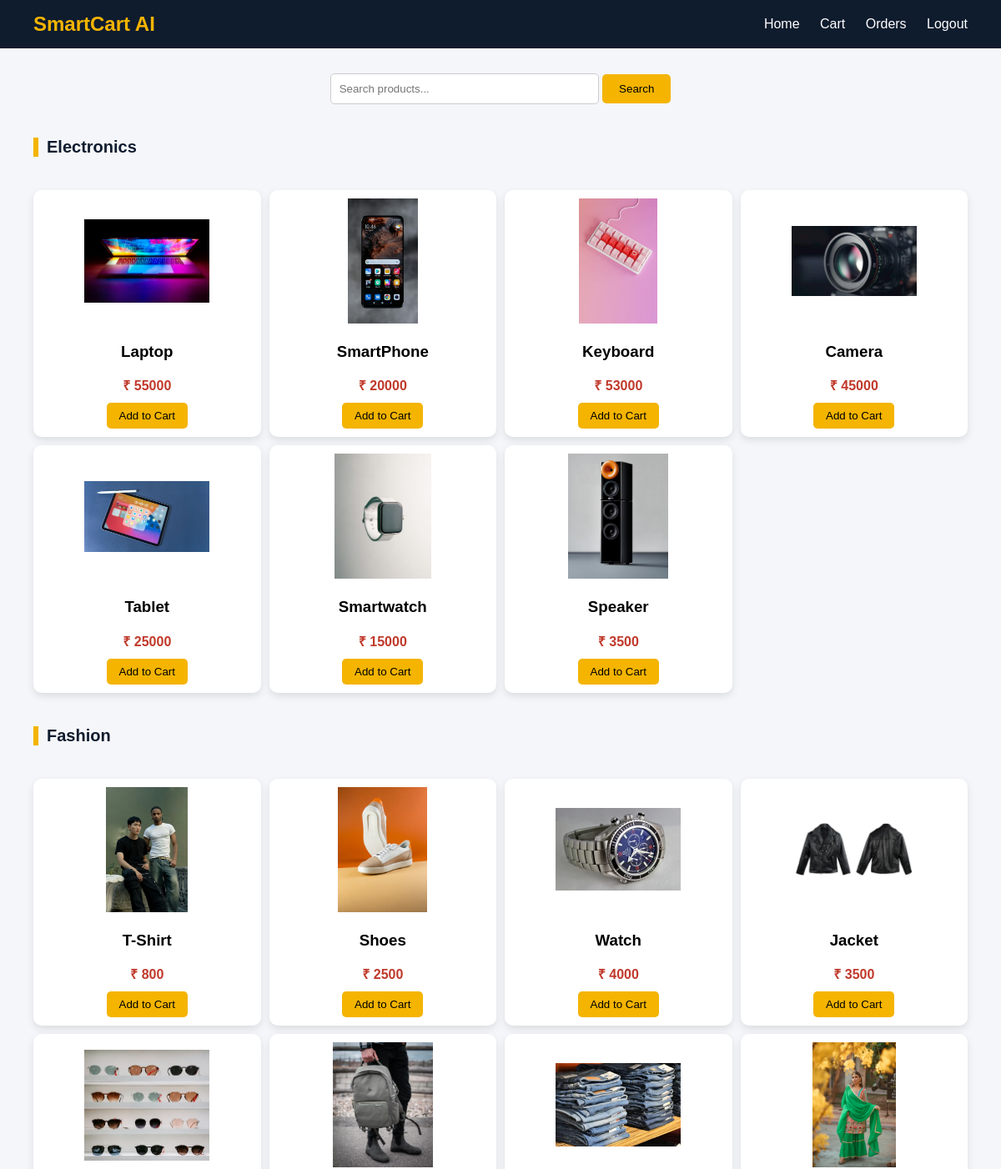
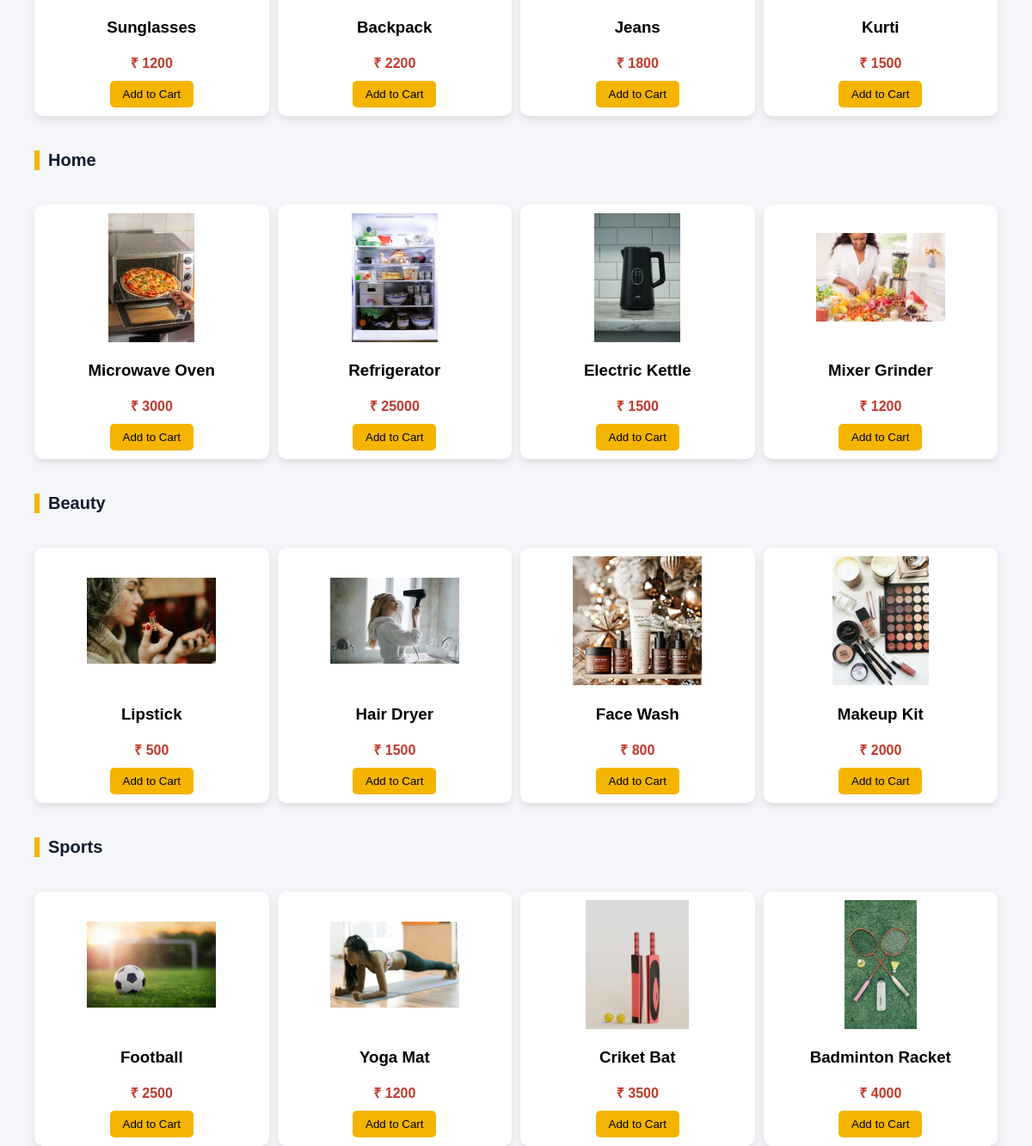
The page / on the database its author committed (2 pictures, top to bottom).
### tables this page shows
CREATE TABLE products (
        id INTEGER PRIMARY KEY AUTOINCREMENT,
        name TEXT,
        price INTEGER,
        image TEXT,
        category TEXT
    );

### app.py (the view, shortened to what this page needs)
@app.route('/')
def home():
    conn = sqlite3.connect(DATABASE)
    c = conn.cursor()
    c.execute("SELECT * FROM products")
    products = c.fetchall()
    recommended_products = []
    conn.close()
    return render_template(
        "home.html",
        products=products,
        recommended_products=recommended_products
    )

### templates/home.html (shortened to what this page needs)
<!DOCTYPE html>
<html>
<head>
</head>
<body>
<div class="navbar">
    <h2>SmartCart AI</h2>
    <div class="nav-links">
        <a href="/">Home</a>
        <a href="/cart">Cart</a>
        <a href="/orders">Orders</a>
        <a href="/logout">Logout</a>
    </div>
</div>
<div class="search-box">
    <form action="/search" method="GET">
        <input type="text" name="search" placeholder="Search products...">
        <button type="submit">Search</button>
    </form>
</div>
{% for category in products|map(attribute=4)|unique %}
<div class="category-title">
    {{ category|capitalize }}
</div>
<div class="products">
    {% for product in products %}
        {% if product[4] == category %}
        <div class="card">
            <img src="{{ url_for('static', filename=product[3]) }}">
            <h3>{{ product[1] }}</h3>
            <div class="price">₹ {{ product[2] }}</div>
            <a href="/add_to_cart/{{ product[0] }}">
                <button class="btn">Add to Cart</button>
            </a>
        </div>
        {% endif %}
    {% endfor %}
</div>
{% endfor %}
</body>
</html>

### templates/home.html (style rules this page uses)
body { margin: 0; font-family: Arial, sans-serif; background: #f5f6fa; }
.navbar { background: #0f1c2e; padding: 15px 40px; color: white; display: flex; justify-content: space-between; align-items: center; }
.navbar h2 { margin: 0; color: #f4b400; }
.nav-links a { color: white; margin-left: 20px; text-decoration: none; }
.search-box { text-align: center; margin: 30px 0; }
.search-box input { width: 300px; padding: 10px; border-radius: 5px; border: 1px solid #ccc; }
.search-box button { padding: 10px 20px; background: #f4b400; border: none; border-radius: 5px; cursor: pointer; }
.category-title { margin: 40px; font-size: 20px; font-weight: bold; color: #0f1c2e; border-left: 6px solid #f4b400; padding-left: 10px; }
.products { display: grid; grid-template-columns: repeat(auto-fill, minmax(220px, 1fr)); gap: 10px; padding: 0 40px; }
.card { background: white; border-radius: 10px; padding: 10px; text-align: center; box-shadow: 0 4px 10px rgba(0,0,0,0.1); transition: all 0.3s ease; }
.card img { width: 150px; height: 150px; object-fit: contain; }
.price { color: #c0392b; font-weight: bold; }
.btn { background: #f4b400; padding: 8px 15px; border: none; border-radius: 5px; cursor: pointer; margin-top: 10px; }

### rows shown on the page
products: category "Electronics", image (picture), name "Laptop", price "55000"
products: image (picture), name "SmartPhone", price "20000"
products: image (picture), name "Keyboard", price "53000"
products: image (picture), name "Camera", price "45000"
products: image (picture), name "Tablet", price "25000"
products: image (picture), name "Smartwatch", price "15000"
products: image (picture), name "Speaker", price "3500"
products: category "Fashion", image (picture), name "T-Shirt", price "800"
products: image (picture), name "Shoes", price "2500"
products: image (picture), name "Watch", price "4000"
products: image (picture), name "Jacket", price "3500"
products: image (picture), name "Sunglasses", price "1200"
products: image (picture), name "Backpack", price "2200"
products: image (picture), name "Jeans", price "1800"
products: image (picture), name "Kurti", price "1500"
products: category "Home", image (picture), name "Microwave Oven", price "3000"
products: image (picture), name "Refrigerator", price "25000"
products: image (picture), name "Electric Kettle", price "1500"
products: image (picture), name "Mixer Grinder", price "1200"
products: category "Beauty", image (picture), name "Lipstick", price "500"
products: image (picture), name "Hair Dryer", price "1500"
products: image (picture), name "Face Wash", price "800"
products: image (picture), name "Makeup Kit", price "2000"
products: category "Sports", image (picture), name "Football", price "2500"
products: image (picture), name "Yoga Mat", price "1200"
products: image (picture), name "Criket Bat", price "3500"
products: image (picture), name "Badminton Racket", price "4000"
